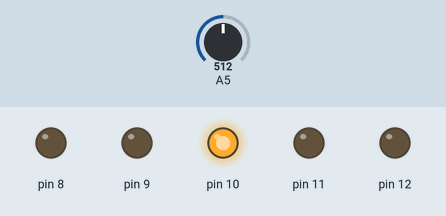
A sketch run on a simulated Arduino Uno, built with avr-gcc and run on an emulated ATmega328P. Parts: output pins drawn as LEDs (lit = HIGH). Inputs (shaded band) come from the test bench; at power-on: A5 = 512.

Above: at 1.2 s.
1.3 s: A5 set to 503
At 1.8 s:
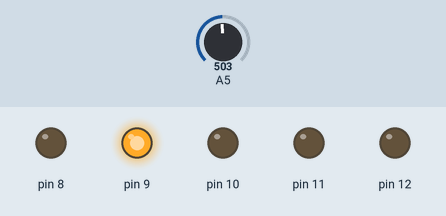
2.8 s: A5 set to 274
4.3 s: A5 set to 238
At 5.5 s:
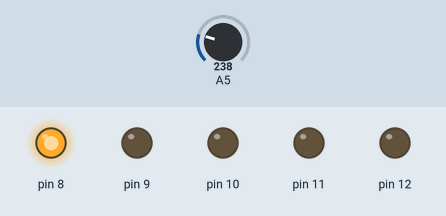
5.8 s: A5 set to 900
At 7.0 s:
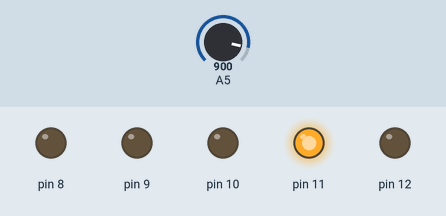
7.3 s: A5 set to 1004
8.8 s: A5 set to 1023
At 9.7 s:
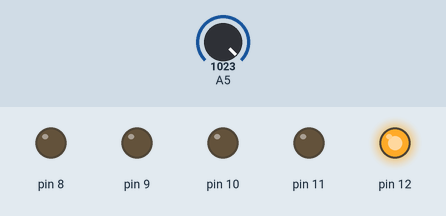
Timing chart, 0 to 11.3 s (numbered marks = the images above; inputs shaded):
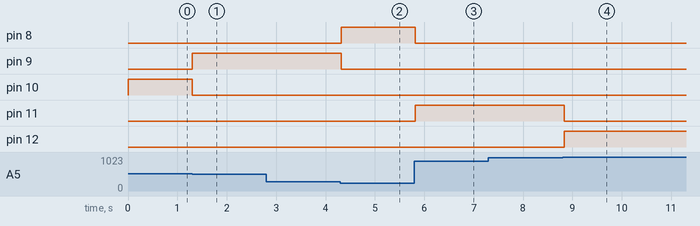

The sketch:

arduino4.4.ino
```cpp
int receivedValue = 0;

void setup() {
  pinMode(8, OUTPUT);
  pinMode(9, OUTPUT);
  pinMode(10, OUTPUT);
  pinMode(11, OUTPUT);
  pinMode(12, OUTPUT);
}

void loop() {
  receivedValue = analogRead(A5);
  receivedValue = map(receivedValue, 0, 1023, 1, 5);

  if (receivedValue == 1) {
      digitalWrite(8, HIGH);
      digitalWrite(9, LOW);
      digitalWrite(10, LOW);
      digitalWrite(11, LOW);
      digitalWrite(12, LOW);
  } else if (receivedValue == 2) {
      digitalWrite(8, LOW);
      digitalWrite(9, HIGH);
      digitalWrite(10, LOW);
      digitalWrite(11, LOW);
      digitalWrite(12, LOW);
  } else if (receivedValue == 3) {
      digitalWrite(8, LOW);
      digitalWrite(9, LOW);
      digitalWrite(10, HIGH);
      digitalWrite(11, LOW);
      digitalWrite(12, LOW);
  } else if (receivedValue == 4) {
      digitalWrite(8, LOW);
      digitalWrite(9, LOW);
      digitalWrite(10, LOW);
      digitalWrite(11, HIGH);
      digitalWrite(12, LOW);
  } else if(receivedValue == 5) {
      digitalWrite(8, LOW);
      digitalWrite(9, LOW);
      digitalWrite(10, LOW);
      digitalWrite(11, LOW);
      digitalWrite(12, HIGH);
  }
  delay(50);
}
```

Measured:
- the behaviour switches between 512 and 511 on A5 (found by bisection; images 0 and 1)
- the behaviour switches between 256 and 255 on A5 (found by bisection; images 1 and 2)
- the behaviour switches between 1022 and 1023 on A5 (found by bisection; images 3 and 4)
- after the input at 1.3 s, pin 9: LOW → HIGH at once; pin 10: HIGH → LOW at once
- after the input at 2.8 s, every drawn part: stays the same
- after the input at 4.3 s, pin 8: LOW → HIGH at once; pin 9: HIGH → LOW at once
- after the input at 5.8 s, pin 8: HIGH → LOW at once; pin 11: LOW → HIGH at once
- after the input at 7.3 s, every drawn part: stays the same
- after the input at 8.8 s, pin 11: HIGH → LOW at once; pin 12: LOW → HIGH at once
